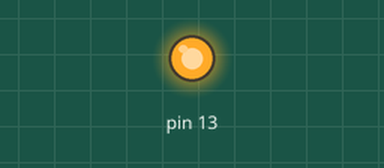
Simulated run of this sketch. Board: Arduino Uno, built with avr-gcc and run on an emulated ATmega328P. On the bench: output pins drawn as LEDs (lit = HIGH).

Above: at 1.2 s.
At 3.7 s:
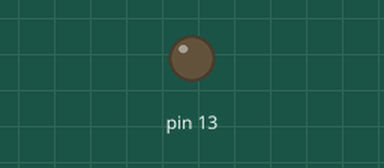
Timing chart, 0 to 6.6 s (numbered marks = the images above):
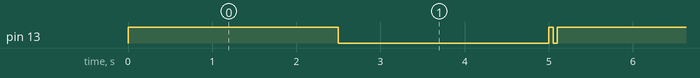

The sketch:

sgd.ino
```cpp
void setup() {
  // put your setup code here, to run once:
pinMode(13,OUTPUT);
}

void loop() {
  // put your main code here, to run repeatedly:
  digitalWrite(13,HIGH);
  delay(2500);
  digitalWrite(13,LOW);
  delay(2500);
  digitalWrite(13,HIGH);
  delay(50);
  digitalWrite(13,LOW);
  delay(50);

}
```

Measured:
- by itself, pin 13: repeats every 5.1 s: LOW 2.5 s, HIGH 0.05 s, LOW 0.05 s, HIGH 2.5 s
- by itself, everything shown: repeats every 5.1 s, in 4 steps
